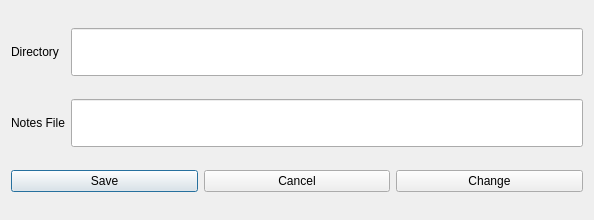
<?xml version="1.0" encoding="UTF-8"?>
<ui version="4.0">
 <author>Copyright (C) 2010, Bernd Stramm</author>
 <class>ChangeFile</class>
 <widget class="QDialog" name="ChangeFile">
  <property name="geometry">
   <rect>
    <x>0</x>
    <y>0</y>
    <width>594</width>
    <height>220</height>
   </rect>
  </property>
  <property name="windowTitle">
   <string>NotesFile</string>
  </property>
  <property name="windowIcon">
   <iconset resource="../nota.qrc">
    <normaloff>:/img/nb.png</normaloff>:/img/nb.png</iconset>
  </property>
  <layout class="QGridLayout" name="gridLayout">
   <item row="0" column="0">
    <widget class="QLabel" name="directoryLabel">
     <property name="text">
      <string>Directory</string>
     </property>
    </widget>
   </item>
   <item row="0" column="1">
    <widget class="QLineEdit" name="directoryEdit">
     <property name="sizePolicy">
      <sizepolicy hsizetype="Expanding" vsizetype="Fixed">
       <horstretch>6</horstretch>
       <verstretch>0</verstretch>
      </sizepolicy>
     </property>
     <property name="minimumSize">
      <size>
       <width>0</width>
       <height>48</height>
      </size>
     </property>
     <property name="readOnly">
      <bool>true</bool>
     </property>
    </widget>
   </item>
   <item row="1" column="0">
    <widget class="QLabel" name="notesFileLabel">
     <property name="text">
      <string>Notes File</string>
     </property>
    </widget>
   </item>
   <item row="1" column="1">
    <widget class="QLineEdit" name="notesFileEdit">
     <property name="minimumSize">
      <size>
       <width>0</width>
       <height>48</height>
      </size>
     </property>
     <property name="readOnly">
      <bool>true</bool>
     </property>
    </widget>
   </item>
   <item row="2" column="0" colspan="2">
    <layout class="QHBoxLayout" name="horizontalLayout">
     <item>
      <widget class="QPushButton" name="saveButton">
       <property name="sizePolicy">
        <sizepolicy hsizetype="Expanding" vsizetype="Fixed">
         <horstretch>3</horstretch>
         <verstretch>0</verstretch>
        </sizepolicy>
       </property>
       <property name="text">
        <string>Save</string>
       </property>
      </widget>
     </item>
     <item>
      <widget class="QPushButton" name="cancelButton">
       <property name="sizePolicy">
        <sizepolicy hsizetype="Minimum" vsizetype="Fixed">
         <horstretch>3</horstretch>
         <verstretch>2</verstretch>
        </sizepolicy>
       </property>
       <property name="text">
        <string>Cancel</string>
       </property>
      </widget>
     </item>
     <item>
      <widget class="QPushButton" name="changeButton">
       <property name="sizePolicy">
        <sizepolicy hsizetype="Minimum" vsizetype="Fixed">
         <horstretch>3</horstretch>
         <verstretch>0</verstretch>
        </sizepolicy>
       </property>
       <property name="text">
        <string>Change</string>
       </property>
      </widget>
     </item>
    </layout>
   </item>
  </layout>
 </widget>
 <resources>
  <include location="../nota.qrc"/>
 </resources>
 <connections/>
</ui>
